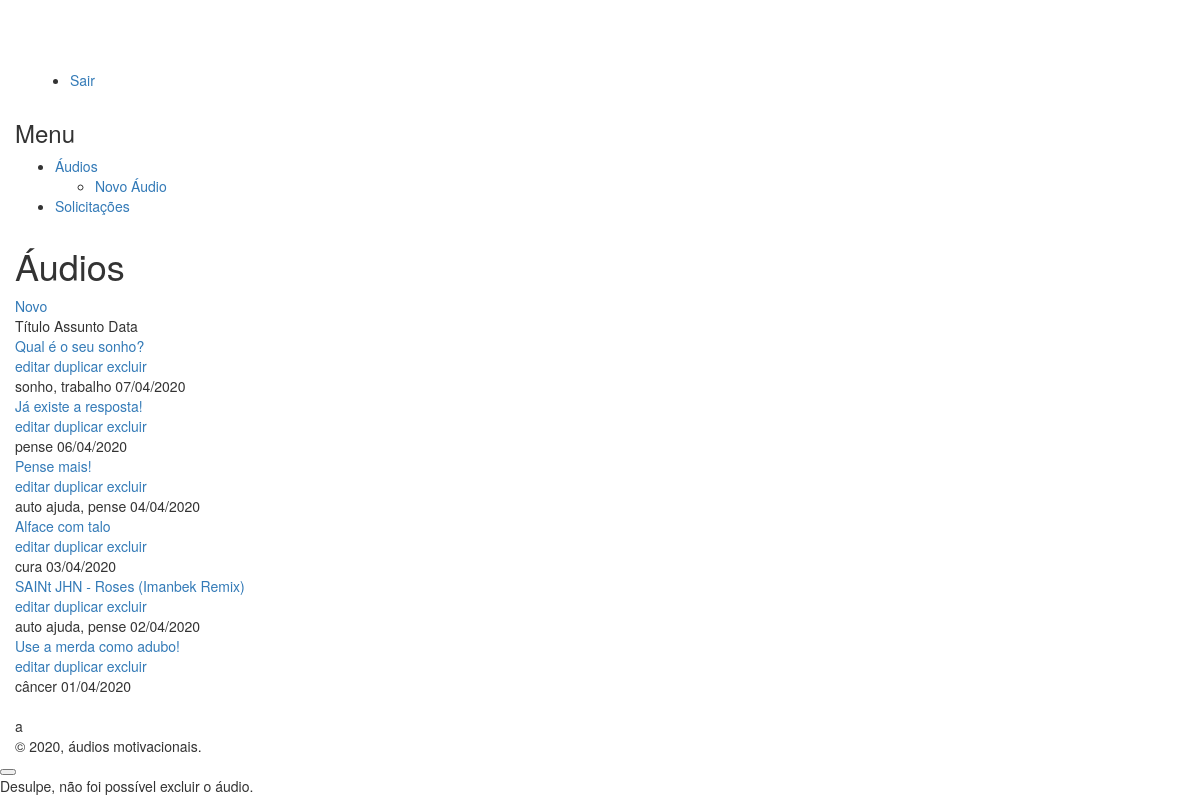
/admin/post.php (signed in), run on the app's committed database.
### tables this page shows
CREATE TABLE `audio` (
  `id` int(11) NOT NULL,
  `titulo` varchar(300) NOT NULL,
  `data` date NOT NULL,
  `texto` varchar(5000) NOT NULL,
  `url` varchar(300) NOT NULL,
  `slug` varchar(300) NOT NULL
);

CREATE TABLE `assunto` (
  `id` int(11) NOT NULL,
  `titulo` varchar(300) NOT NULL,
  `descricao` varchar(5000) NOT NULL,
  `slug` varchar(300) NOT NULL
);

### admin/config/config.php (called while the page is built, shortened)
<?php
	$servidor = 'ederton.com.br/preview';
	$projeto = 'amj-audios';
	$url_admin = $servidor . '/' . $projeto . '/admin';
?>

### admin/post.php (the view, shortened to what this page needs)
<?php
	include 'config/config.php';
	include 'config/function.php';
	include 'config/head.php';
	include 'sql/function.php';
?>
<?php get_header(); ?>
<section class="box-content admin">
	<div class="container">
		<div class="row">
			<div class="col-3 sidebar">
				<div class="container-sidebar">
					<div class="box-sidebar bg-cor1">
						<?php include 'include/menu.php'; ?>
					</div>
				</div>
			</div>
			<div class="col-9">
				<div class="content-admin">
					<div class="header-admin">
						<div class="col-6"><h1>Áudios</h1></div>
						<div class="col-6 right">
							<a href="post-new.php" class="button cor1 ico-left"><i class="fas fa-plus"></i>Novo</a>
						</div>
					</div>
					<div class="table">
						<div class="item-table tit-table">
							<span>Título</span>
							<span class="assunto">Assunto</span>
							<span class="data">Data</span>
						</div>
						<?php
							$query = "SELECT * FROM `audio` ORDER BY `data` DESC";
							$posts = get_post($query);
							foreach ($posts as $row => $post) {
								?>
								<div class="item-table" id="post_<?php echo $post->id; ?>">
									<span class="box-titulo">
										<a href="post-edit.php?post=<?php echo $post->id; ?>" class="titulo">
											<?php echo $post->titulo; ?>
										</a>
										<div class="links">
											<a href="post-edit.php?post=<?php echo $post->id; ?>" title="editar">editar</a>
											<a href="post-new.php?post=<?php echo $post->id; ?>" title="duplicar">duplicar</a>
											<a href="javascript:" title="excluir" class="excluir" data-id="<?php echo $post->id; ?>">excluir</a>
										</div>
									</span>
									<span class="assunto"><?php the_assunto($post->id); ?></span>
									<span class="data"><?php the_data($post->data); ?></span>
								</div>
							<?php }
 						?>
					</div>
				</div>
			</div>
		</div>
	</div>
</section>
<?php get_footer(); ?>

### admin/include/header.php (shortened to what this page needs)
<?php
	global $page;
?>
<!DOCTYPE html>
<html lang="pt-br">
<head>
<?php
	$url = '';
?>
<html itemscope itemtype="<?php echo $url; ?>" />
<link href="https://netdna.bootstrapcdn.com/bootstrap/3.4.1/css/bootstrap.min.css" rel="stylesheet">
<link rel="stylesheet" type="text/css" href="<?php echo get_template_directory_uri(); ?>/assets/css/admin.css" media="screen" />
<link rel="stylesheet" type="text/css" href="https://cdnjs.cloudflare.com/ajax/libs/fancybox/3.5.7/jquery.fancybox.min.css" media="screen" />
<link href="<?php echo get_template_directory_uri(); ?>/assets/css/summernote/summernote.min.css" rel="stylesheet">
<link href="https://unpkg.com/bootstrap-datepicker@1.9.0/dist/css/bootstrap-datepicker3.min.css" rel="stylesheet">
</head>
<body <?php body_class(); ?>>
	<header class="header">
		<div class="container">
			<h1 class="logo">
			</h1>
			<div class="nav nav-topo">
				<ul>
					<?php if($page != 'login'){ ?>
						<li class="ico-right"><a href="logout.php">Sair <i class="fas fa-chevron-right"></i></a></li>
					<?php } ?>
				</ul>
			</div>
		</div>
	</header>

### admin/config/function.php (shortened to what this page needs)
<?php
	function get_header(){
		include './include/header.php';
	}
	function get_footer(){
		include './include/footer.php';
	}
	function get_template_directory_uri(){
		global $url_admin;
		return 'https://' . $url_admin;
	}
	function body_class(){
		global $page, $template;
		$class = $page . ' ' . $template;
		echo 'class="' . $class . '"';
	}
	function the_data($data){
		$data = date_create($data);
		echo $data->format('d/m/Y');
	}
?>

### admin/include/menu.php (shortened to what this page needs)
<h3>Menu</h3>
<nav class="nav nav-admin">
	<ul>
		<li>
			<a href="post.php" class="menu-area">
				<i class="fas fa-microphone-alt"></i> Áudios
			</a>
			<ul class="submenu">
				<li>
					<a href="post-new.php">Novo Áudio</a>
				</li>
			</ul>
		</li>
		<li>
			<a href="solicitacoes.php" class="menu-area">
				<i class="fas fa-comment-medical"></i> Solicitações
			</a>
		</li>
	</ul>
</nav>

### admin/sql/function.php (shortened to what this page needs)
<?php
	include 'login_db.php';
	function get_post($query){
		global $mysqli;
		$result = $mysqli->query($query);
		if(mysqli_num_rows($result)){
			$result = $mysqli->query($query);
			while ($row = $result->fetch_object()){
				$posts[] = $row;
				}
			return $posts;
		}else{
			return false;
		}
	}
	function the_assunto($id){
		global $mysqli;
		$query = "SELECT `assunto`.`titulo`, `assunto`.`slug` FROM `assunto`
			INNER JOIN audio_assunto
			ON `assunto`.`id` = `audio_assunto`.`assunto`
			WHERE `audio_assunto`.`audio` = {$id}
			ORDER BY `assunto`.`titulo` ASC";
		$result = $mysqli->query($query);
		if(mysqli_num_rows($result)){
			$result = $mysqli->query($query);
			while ($row = $result->fetch_object()){
				$assuntos[] = $row;
			}
			foreach ( $assuntos as $key => $assunto ) {
				echo strtolower($assunto->titulo);
				if (next( $assuntos )){
					echo ', ';
				}
			}
		}
	}
?>

### admin/include/footer.php (shortened to what this page needs)
	<footer class="footer">
		<div class="container">
			<div class="row">
				<div class="col-3">a</div>
				<div class="col-9">
					<div class="list-txt">
						<span class="copy">
							© <?php echo date('Y') . ', áudios motivacionais.'; ?>
						</span>
					</div>
				</div>
			</div>
		</div>
	</footer>
	<button id="goTop" class="button go-item" rel="body">
	</button>
	<div id="alertinfo">Desulpe, não foi possível excluir o áudio.</div>
</body>
</html>

### data on the page
audio: titulo "Qual é o seu sonho?", data "07/04/2020"
assunto: titulo "sonho"
assunto: titulo "trabalho"
audio: titulo "Já existe a resposta!", data "06/04/2020"
assunto: titulo "pense"
audio: titulo "Pense mais!", data "04/04/2020"
assunto: titulo "auto ajuda"
audio: titulo "Alface com talo", data "03/04/2020"
assunto: titulo "cura"
audio: titulo "SAINt JHN - Roses (Imanbek Remix)", data "02/04/2020"
audio: titulo "Use a merda como adubo!", data "01/04/2020"
assunto: titulo "câncer"
